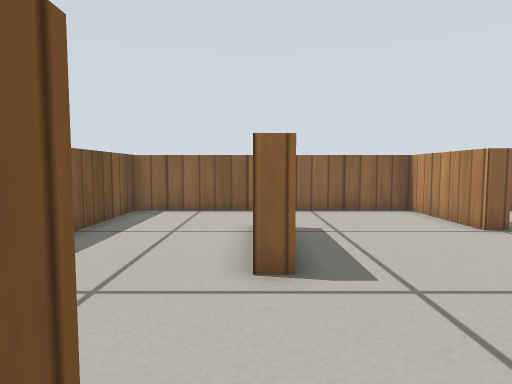
View 1 (above)

16 first-person views from a walk through a world built for the Gazebo simulator. The camera is 0.38 m above the floor, tilts 4° down and sees 75° across. The floor is counted in squares, 0.25 m on a side. Each view is taken from the middle of a square. On the plan, view 1 faces up. The plan holds only what a view shows up to about 15 squares ahead; the rest is blank. The place goes on beyond the plan. Gazebo's built-in surfaces are drawn with simple patterns.

View 2
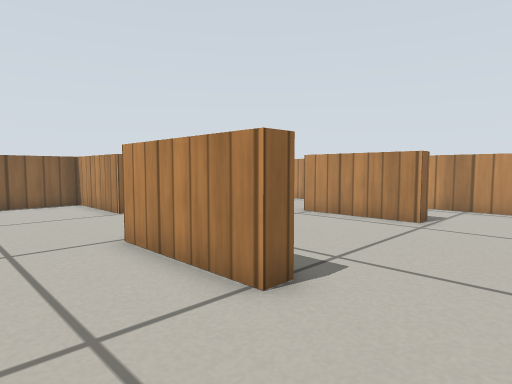

View 3
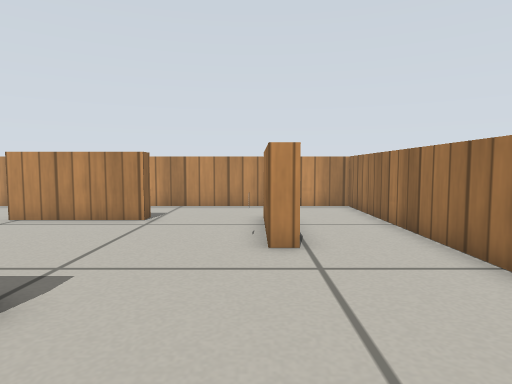

View 4
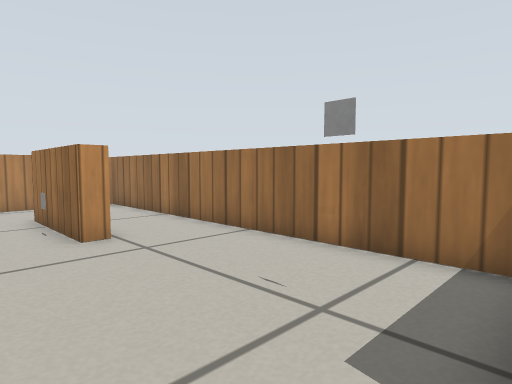

View 5
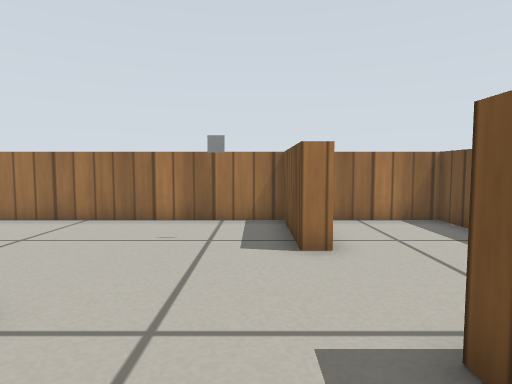

View 6
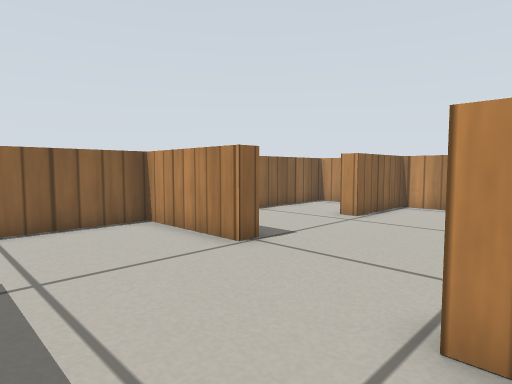

View 7
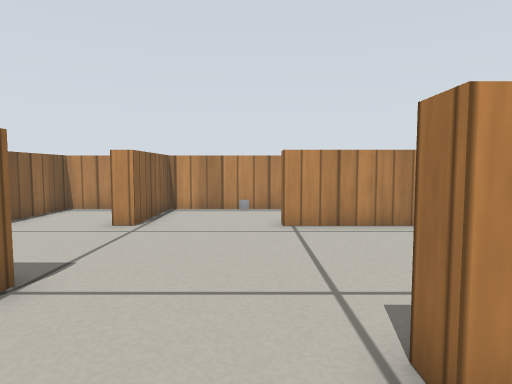

View 8
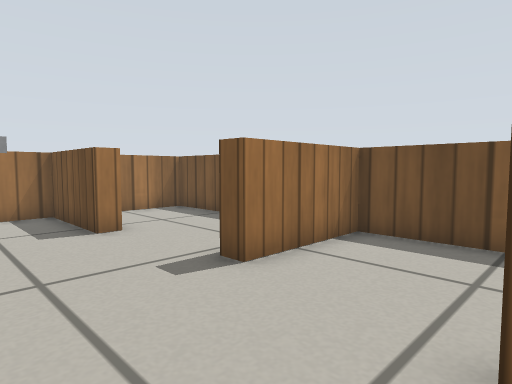

View 9
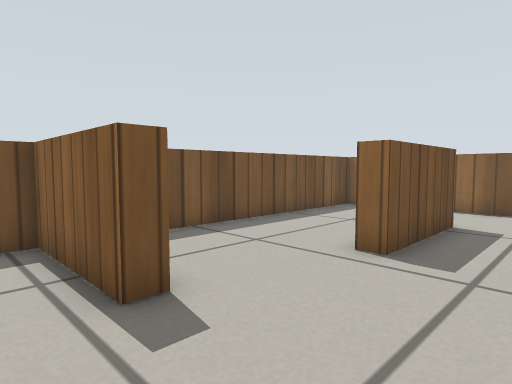

View 10
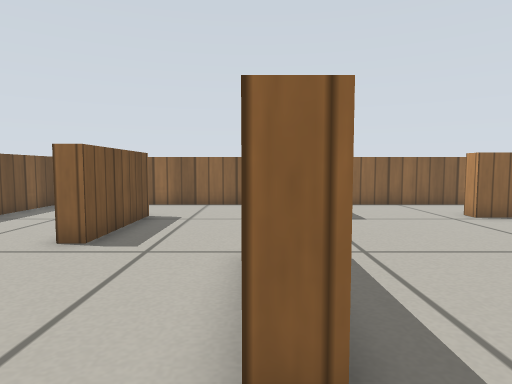

View 11
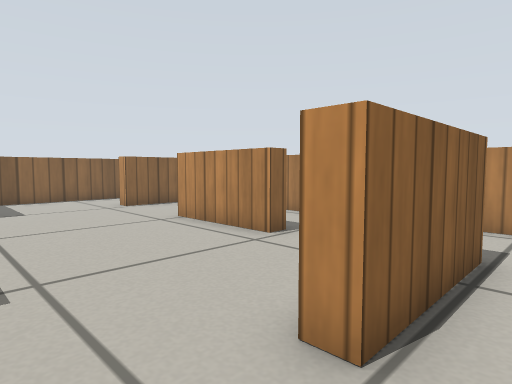

View 12
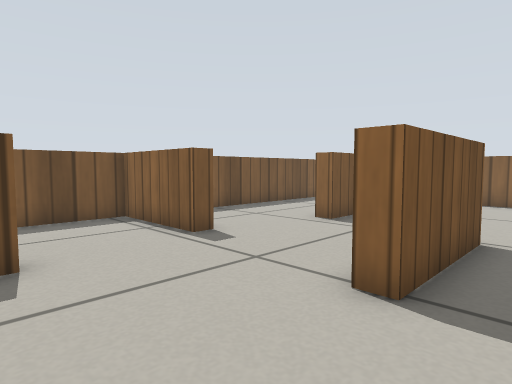

View 13
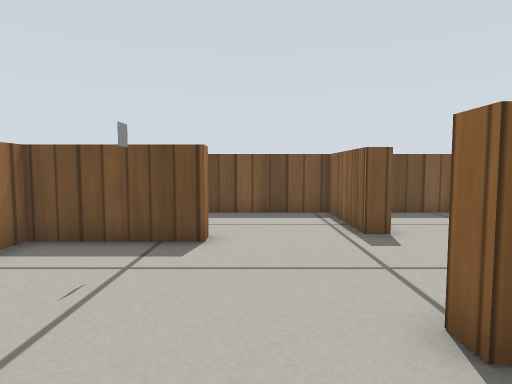

View 14
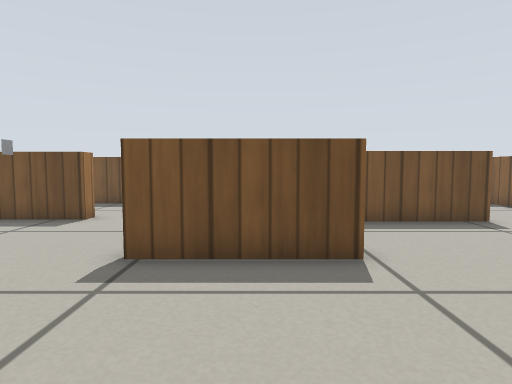

View 15
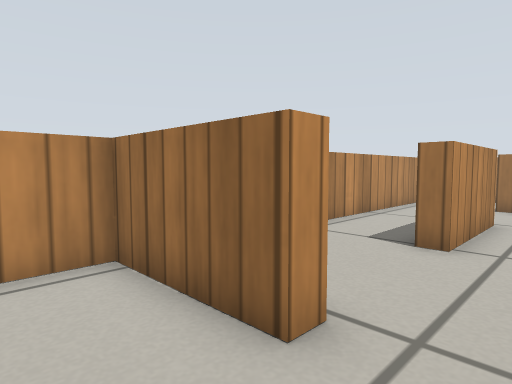

View 16
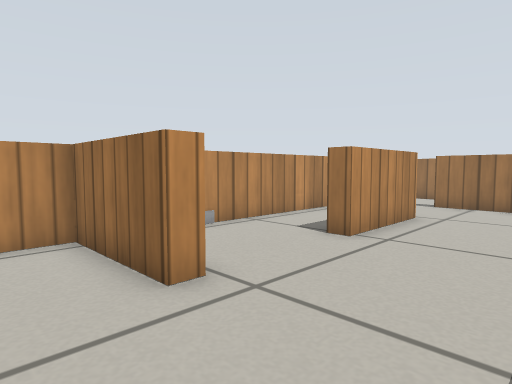

### Floor plan
Ten units are one square. View 1 is at (0, 0); x grows to the right and y downward. Boxes are objects, and circles mark ways between rooms. Rooms are numbered by the first view taken in them; rooms with no view inside come last. Other rooms are left out.
<svg viewBox="-49 -126 198 198">
<path fill="none" stroke="#000" d="M45 -38 45 2 39 2 39 -38 45 -38M114 -3 107 -3 107 -43 114 -43M84 32 114 32M62 -82 56 -82 56 -121 -44 -121 -44 -11 -6 -11 -6 -5 -44 -5 -44 67 -12 67M114 38 73 38 73 34M-5 31 2 31 2 67 144 67 144 -82 107 -82 107 -88M6 -87 6 -47 -1 -47M107 -88 144 -88 144 -121 71 -121"/>
<rect x="15" y="35" width="10" height="10" fill="#bbb"><title>marker</title></rect>
<rect x="75" y="25" width="10" height="10" fill="#bbb"><title>other object</title></rect>
<circle cx="85" cy="-90" r="3" fill="#2a7"/>
<text x="60" y="-20">1</text>
<text x="100" y="-110">2</text>
</svg>
Room 1 opens to room 2.

Where each view was taken, in squares from view 1:
view 1: 0 up, 0 right, facing up
view 2: 3 down, 1 right, facing up-right
view 3: 3 down, 1 right, facing right
view 4: 1 down, 0 right, facing down-right
view 5: 3 up, 1 right, facing down
view 6: 3 up, 1 right, facing up-right
view 7: 5 up, 2 right, facing right
view 8: 5 up, 3 right, facing down-left
view 9: 1 down, 3 right, facing up-left
view 10: 2 down, 4 right, facing up
view 11: 5 down, 5 right, facing up-right
view 12: 4 down, 6 right, facing up-left
view 13: 2 down, 7 right, facing left
view 14: 2 up, 10 right, facing left
view 15: 11 up, 9 right, facing down-right
view 16: 11 up, 7 right, facing down-right
